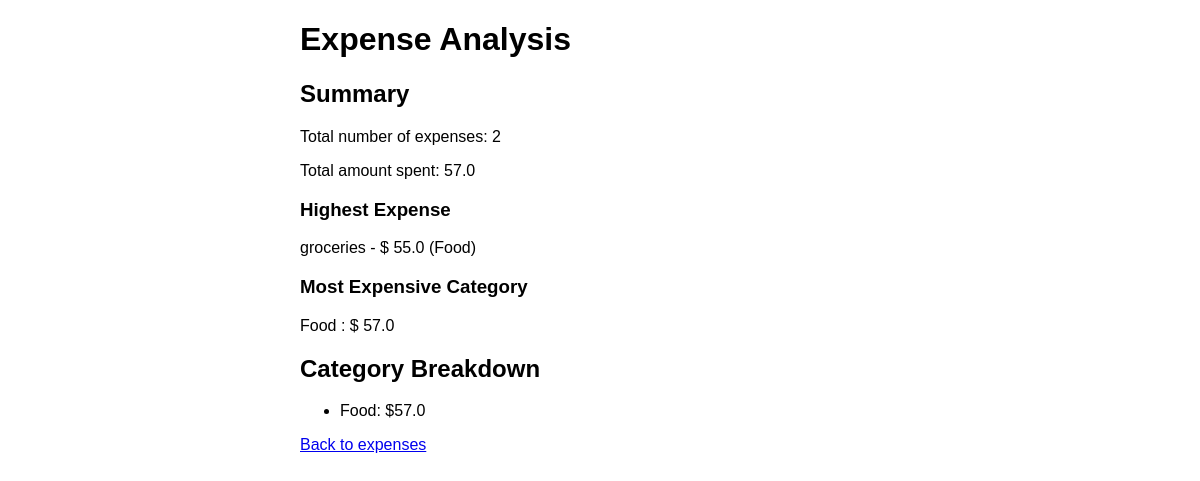
/analytics (signed in), run on an earlier commit of the app's database.
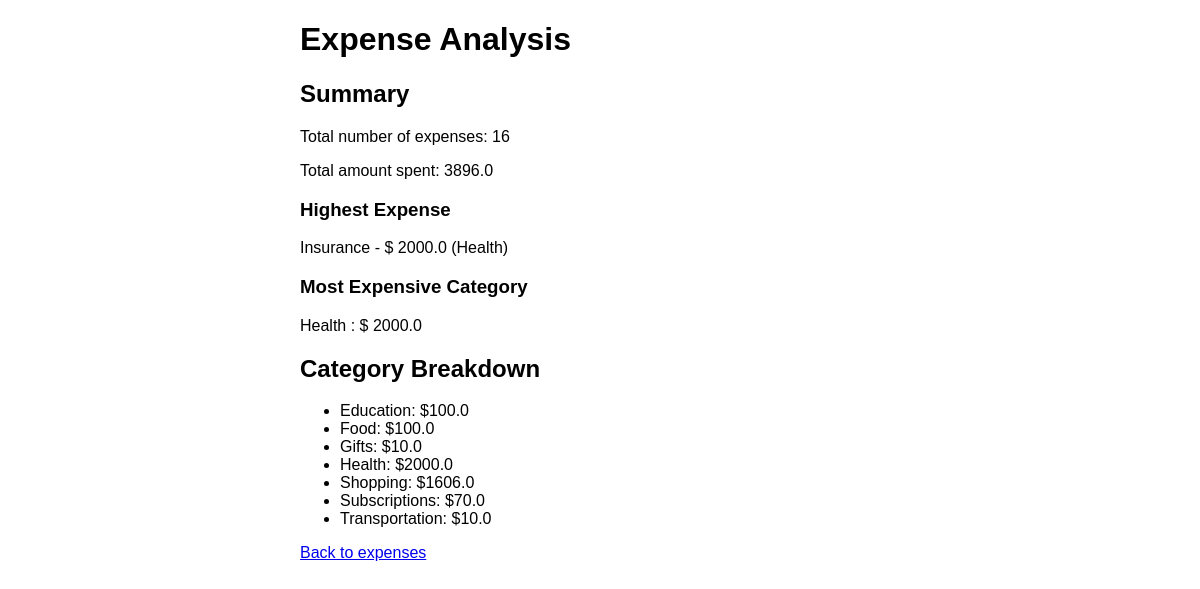
And on a later commit of the database.
### app.py (models this page shows, shortened)
class Expense(db.Model):
    id = db.Column(db.Integer, primary_key=True)
    content = db.Column(db.String(200), nullable=False)
    category = db.Column(db.String(200), nullable=False)
    amount = db.Column(db.Float, nullable=False)
    date_created = db.Column(db.DateTime, default=datetime.utcnow)
    user_id = db.Column(db.Integer, db.ForeignKey('user.id'), nullable=False)

### app.py (the view)
@app.route("/analytics")
@login_required
def analytics():
    expenses = Expense.query.filter_by(user_id=current_user.id).all()
    expense_list = []
    for expense in expenses:
        expense_list.append({
            'description': expense.content,
            'category': expense.category,
            'amount': expense.amount,
            'date': expense.date_created
        })
    total_expenses = len(expense_list)
    if total_expenses == 0:
        return render_template("analytics.html",
                               has_expenses = False,
                               message = "Add some expenses to see analysis")
    df = pd.DataFrame(expense_list)
    total_spent = df['amount'].sum()
    highest_expense = df.loc[df['amount'].idxmax()]
    category_totals = df.groupby('category')['amount'].sum().to_dict()
    most_expensive_category = max(category_totals.items(), key=lambda x: x[1])
    return render_template("analytics.html",
                           has_expenses=True,
                           total_expenses=total_expenses,
                           total_spent=round(total_spent, 2),
                           highest_expense={
                               'description': highest_expense['description'],
                               'amount': highest_expense['amount'],
                               'category': highest_expense['category']
                           },
                           category_totals = category_totals,
                           most_expensive_category = most_expensive_category)

### app.py (called while the page is built)
@login_manager.user_loader
def load_user(user_id):
    return User.query.get(int(user_id))

### templates/analytics.html (shortened to what this page needs)
{% extends 'base.html' %}
{% block body %}
<div class="content">
    <h1> Expense Analysis </h1>
    {% if not has_expenses %}
        <p>{{ message }} </p>
    {% else %}
        <div class="summary-box">
            <h2>Summary</h2>
            <p>Total number of expenses: {{ total_expenses }}</p>
            <p>Total amount spent: {{ total_spent }}</p>
            <h3>Highest Expense</h3>
            <p>{{ highest_expense.description }} - $ {{ highest_expense.amount }} ({{ highest_expense.category }})</p>
            <h3>Most Expensive Category</h3>
            <p>{{ most_expensive_category[0] }} : $ {{ most_expensive_category[1] }}</p>
        </div>
        <div class="category-breakdown">
            <h2>Category Breakdown</h2>
            <ul>
                {% for category, amount in category_totals.items() %}
                    <li>{{ category }}: ${{ amount }}</li>
                {% endfor %}
            </ul>
        </div>
    {% endif %}
    <a href="{{ url_for('index') }}">Back to expenses</a>
</div>
{% endblock %}

What changed in the data, as far as the page shows it:
no longer on this page (row edited): Expense: description "groceries", category "Food", amount "57.0"
added Expense: description "Insurance", category "Health", amount "2000.0"
added Expense: category "Education", amount "100.0"
now on this page (row edited): Expense: category "Food", amount "100.0"
added Expense: category "Gifts", amount "10.0"
added Expense: category "Shopping", amount "1606.0"
added Expense: category "Subscriptions", amount "70.0"
now on this page (row edited): Expense: category "Transportation", amount "10.0"
Also different on the page:
{{ total_expenses }}: "2" → "16"
{{ total_spent }}: "57.0" → "3896.0"
{{ highest_expense.amount }}: "55.0" → "2000.0"
{{ most_expensive_category[1] }}: "57.0" → "2000.0"
